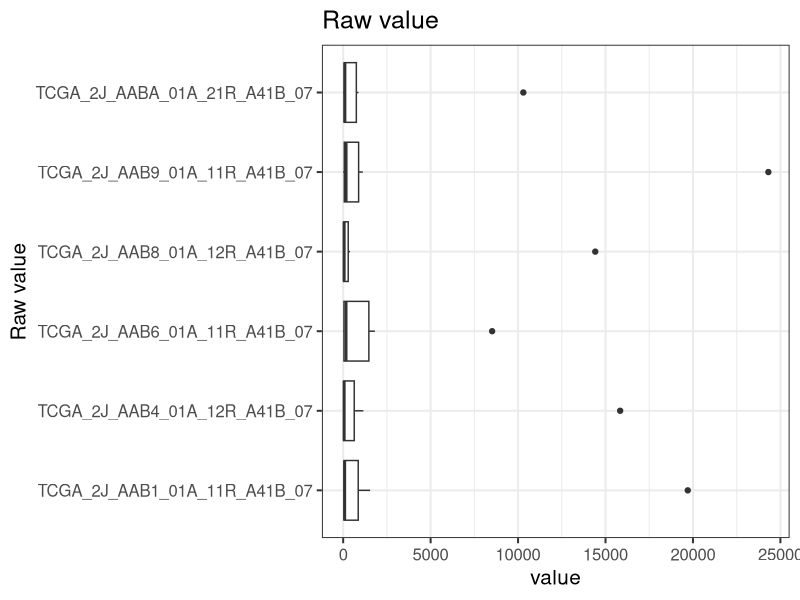
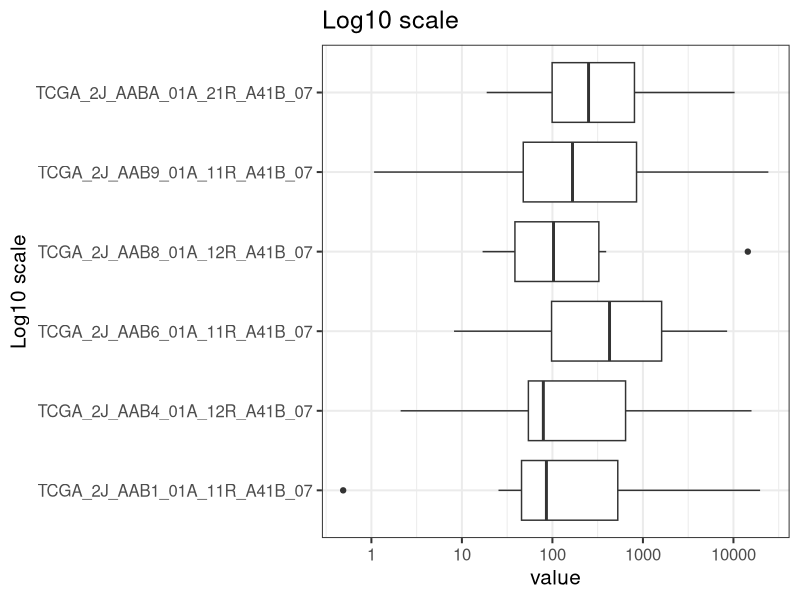

R code for these plots, in order:
dd <- tibble::tribble(
        ~GeneSymbol, ~EntrezID, ~TCGA_2J_AAB1_01A_11R_A41B_07, ~TCGA_2J_AAB4_01A_12R_A41B_07, ~TCGA_2J_AAB6_01A_11R_A41B_07, ~TCGA_2J_AAB8_01A_12R_A41B_07, ~TCGA_2J_AAB9_01A_11R_A41B_07, ~TCGA_2J_AABA_01A_21R_A41B_07,
             "A1BG",         1,                       81.9122,                       56.7551,                       82.5497,                       56.9307,                      105.7878,                       99.3455,
             "A1CF",     29974,                       25.3659,                       53.4512,                        8.1871,                       33.8425,                       21.4362,                       18.7882,
           "RBFOX1",     54715,                        0.4878,                        2.1044,                             0,                             0,                        1.0718,                             0,
            "GGACT",     87769,                      180.4976,                      111.0774,                      163.1228,                      185.8143,                      166.7095,                       99.2767,
            "A2ML1",    144568,                       85.8537,                             0,                     1815.7895,                       16.9213,                       642.015,                      873.6496,
              "A2M",         2,                    19703.8049,                    15837.8241,                     8517.4444,                     14413.913,                    24311.7792,                    10302.0072,
           "A4GALT",     53947,                     1541.4634,                     1154.8822,                     1121.0526,                      392.9495,                     1125.4019,                      633.1611
        )

library(tidyverse)
dd_c <- dd %>% gather( key = sample ,value = value,  -GeneSymbol , -EntrezID ) 

bb1 <- dd_c  %>% ggplot(aes(x = sample , y = value)) + geom_boxplot() + coord_flip() + theme_bw(base_size = 15) + ggtitle("Raw value") + xlab("Raw value")

bb2 <- dd_c  %>% ggplot(aes(x = sample , y = value)) + geom_boxplot() + coord_flip() + theme_bw(base_size = 15) + scale_y_log10() +  ggtitle("Log10 scale") + xlab("Log10 scale")


1000 * 10^-9
